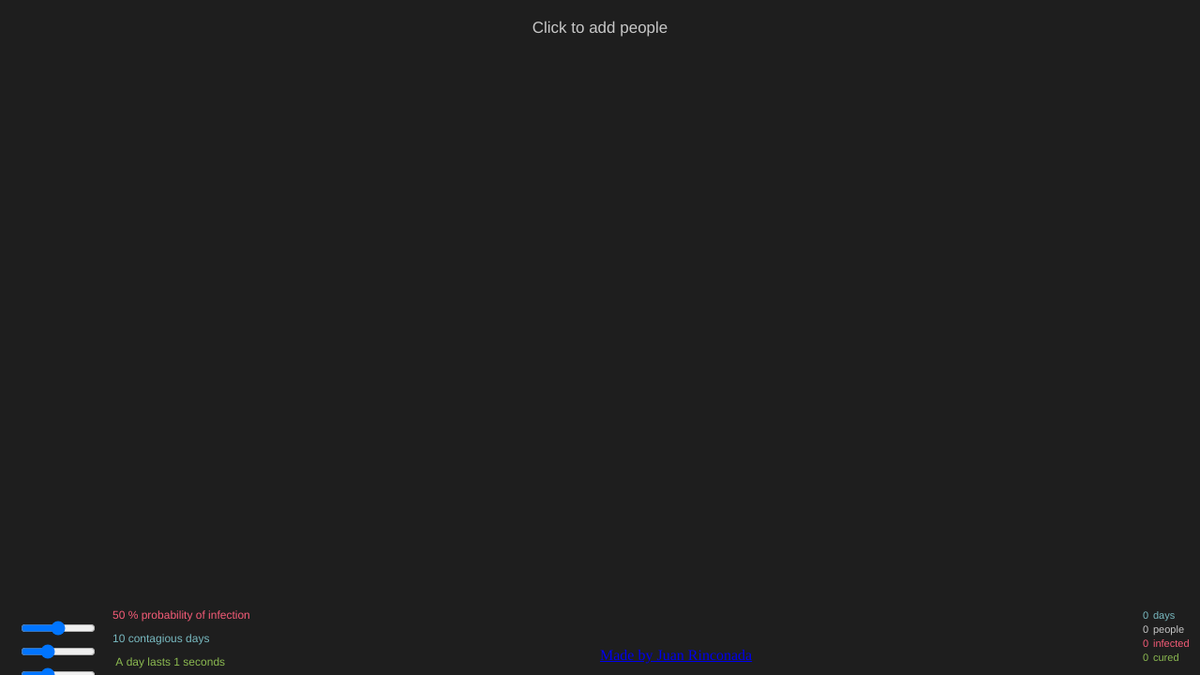
Frame 1 (no input)
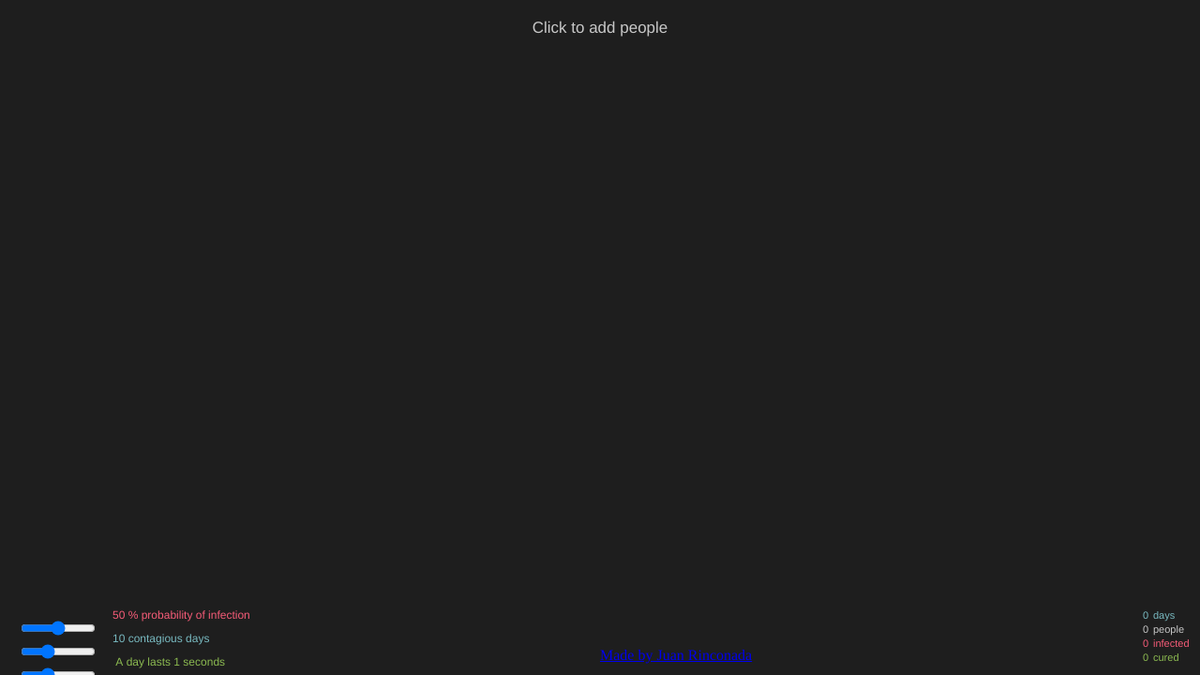
Frame 60 (no input)
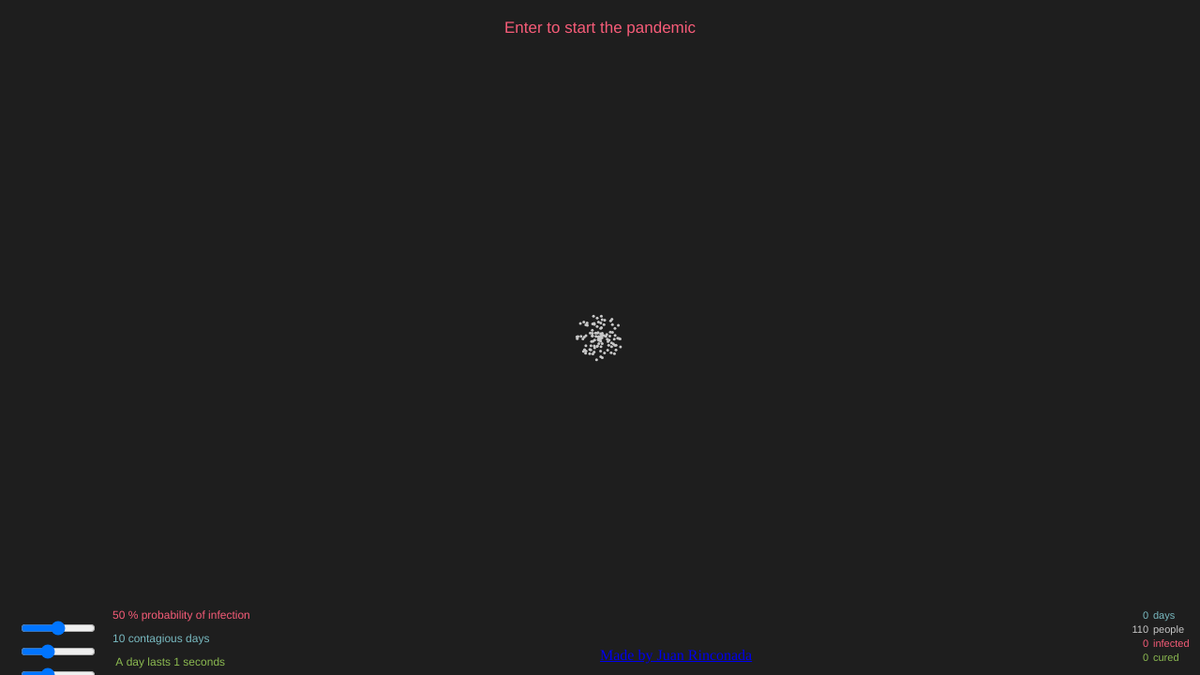
Frame 120 (the mouse pressed at the canvas centre since frame 60)

The p5.js sketch that drew these frames (run headless with seeded random() and noise() and a simulated clock; from frame 60 on, the mouse is pressed at the canvas centre):

// p5.js sketch
// ── sketch.js
// Simulation Speed
const FRAME_RATE = 30;
var seconds_per_day;
// Communities
const MIN_POPULATION = 10;
const MAX_POPULATION = 150;
const MIN_EXPANSION = 20;
const MAX_EXPANSION = 50;
// Virus
const RADIUS_OF_INFECTION = 2;
// Population
let communities = [];
var n = 0,
  people = 0,
  infected = 0,
  cured = 0,
  days = 0;

function setup() {
  createCanvas(1280, 720);
  background(30);
  frameRate(FRAME_RATE);
  controls();
  attribution();
}

function draw() {
  background(30);
  // One day of movement
  days_per_second = int(speed.value() * 0.01 * FRAME_RATE)  
  if (frameCount % days_per_second == 0) {        
    move(); // Moving and infecting loop
    travel(); // Travel between communities    
    if (infected > 0) days++; // One day passed
  }

  // Show dots
  paint();  
  // Show info
  info();
  instructions();
  labels();  
}

function createCommunity() {
  let population = int(random(MIN_POPULATION, MAX_POPULATION));
  let expansion = random(MIN_EXPANSION, MAX_EXPANSION);
  let community = [];
  let center = createVector(mouseX, mouseY);

  for (let i = 0; i < population; i++) {
    community[i] = new Person(center.copy(), expansion);
    // community[i].paint();
  }
  people += population;
  return community;
}

function move() {  
  for (let i = 0; i < communities.length; i++) {
    for (let j = 0; j < communities[i].length; j++) {
      communities[i][j].move();      
      infect(communities[i][j], communities[i]);
    }
  }
}

function infect(patient, community) {
  if (patient.state != 1) return; // If not sick  
  for (let i = 0; i < community.length; i++) {
    let person = community[i];
    // Person is not sick and it hasnt been sick
    // Person is within the radius of contagion    
    if (person.state == 0 &&
      patient.position.dist(person.position) <= RADIUS_OF_INFECTION) {
      // Probability of infection      
      if (random(100) < probability_of_infection.value()) {
        person.state = 1; // Infected !!!
        infected++;
      }
    }
  }
}

function travel() {
  for (let i = 0; i < communities.length; i++) {
    let traveler_origin = int(random(communities[i].length)); // Pick a random traveler
    let destination = int(random(communities.length)); // Pick a random destination
    let traveler_destination = int(random(communities[destination].length)); // Pick a traveler from destination to swap
    let traveler = communities[i][traveler_origin];
    let swap = communities[destination][traveler_destination];
    let copy = Object.assign({}, traveler);
    traveler.home = swap.home;
    traveler.expansion = swap.expansion;
    swap.home = copy.home;
    swap.expansion = copy.expansion;
    communities[destination][traveler_destination] = traveler;
    communities[i][traveler_origin] = swap;
  }
}


function paint() {
  for (let i = 0; i < communities.length; i++) {
    for (let j = 0; j < communities[i].length; j++) {      
      communities[i][j].paint();      
    }
  }
}
// ── io.js
// INPUT
// Add community
function mousePressed() {
  if (mouseY > height - 100) return; // Check input area
  communities[n] = createCommunity();
  n++;
}
// Start pandemic
function keyReleased() {
  if (keyCode == ENTER) {
    let community = int(random(n)); // Random community
    let patient = int(random(communities[community].length)); // Random person
    if (communities[community][patient].state != 1) {
      communities[community][patient].state = 1; // Patient 0
      infected++;
    }
  }
  return false;

}
// Parameter control
let probability_of_infection;
let days_of_infection;
let speed;
function controls() {
  var x = 20;
  var y = height - 60;
  let margin = 25;
  let w = 80;
  probability_of_infection = createSlider(0, 100, 50, 1);
  probability_of_infection.position(x, y);
  probability_of_infection.style('width', w + 'px');
  days_of_infection = createSlider(5, 20, 10, 1);
  days_of_infection.position(x, y += margin);
  days_of_infection.style('width', w + 'px');  
  speed = createSlider(25, 250, 100, 25);
  speed.position(x, y += margin);
  speed.style('width', w + 'px');
}
function labels() {
  textAlign(LEFT);
  textSize(12);  
  fill(COLORS[1]);
  text(probability_of_infection.value() + ' % probability of infection', probability_of_infection.x * 2 + probability_of_infection.width, probability_of_infection.y);
  fill(COLORS[3]);
  text(days_of_infection.value() + ' contagious days', days_of_infection.x * 2 + days_of_infection.width, days_of_infection.y);
  fill(COLORS[2]);
  text(' A day lasts ' + speed.value() * 0.01 + ' seconds', speed.x * 2 + speed.width, speed.y);
}

// OUTPUT
function info() {
  noStroke();  
  var x = width - 50;
  var y = height - 60;
  let margin = 15;
    
  textAlign(LEFT);
  textSize(11);  
  fill(COLORS[3]);
  text('days', x, y);
  fill(COLORS[0]);
  text('people', x, y += margin);
  fill(COLORS[1]);
  text('infected', x, y += margin);
  fill(COLORS[2]);
  text('cured', x, y += margin);
  
  x -= 5;
  y = height - 60;
  textAlign(RIGHT);
  textSize(11);
  fill(COLORS[3]);
  text(days, x, y);
  fill(COLORS[0]);
  text(people, x, y += margin);
  fill(COLORS[1]);
  text(infected, x, y += margin);
  fill(COLORS[2]);
  text(cured, x, y += margin);
}

function instructions() {
  if (infected > 0) return; // Pandemic started
  noStroke();  
  var x = width / 2;
  var y = 35;
    
  textAlign(CENTER);
  textSize(17);  
  if (n == 0) { // No communities created
    fill(COLORS[0]);
    text('Click to add people', x, y);
  } else { // Pandemic not started
    fill(COLORS[1]);
    text('Enter to start the pandemic', x, y);
  }
}

function attribution() {  
//   noStroke();  
//   textAlign(CENTER);
//   textSize(17);  
//   fill(COLORS[0] + 'CC');
//   text('Made by Juan Rinconada', width / 2, height - 30);
  let link = createA('https://jrinconada.github.io/','Made by Juan Rinconada');
  link.position(width / 2, height - 30);
}
// ── person.js
const SIZE = 3;
const COLORS = ['#c8c8c8', '#f65c78', '#8cba51', '#79bac1']; // White, Red, Green, Blue

class Person {
  constructor(home, expansion) {
    this.home = home;
    this.expansion = expansion;
    this.position = this.randomPlace();
    this.state = 0; // 0 - Sane, 1 - Infected, 2 - Inmune (recovered or death)
    this.days_infected = 0;
  }
  
  paint() {
    this.position.add(this.step); // Move
    stroke(COLORS[this.state]);      
    strokeWeight(SIZE);    
    point(this.position.x, this.position.y); // Paint
  }
  
  move() {    
    let destination = this.randomPlace();    
    this.step = p5.Vector.sub(destination, this.position).div(days_per_second);
    this.checkInfection();  
  }
  
  randomPlace() {
    let distance = random(this.expansion);
    let move = p5.Vector.random2D().mult(distance);
    return p5.Vector.add(this.home, move);
  }
  
  checkInfection() {
    if (this.state == 1) { 
      if (this.days_infected < days_of_infection.value()) {
        this.days_infected++; // One more day infected
      } else {
        this.state = 2 // Inmune
        cured++;
      }
    }
  }
}
